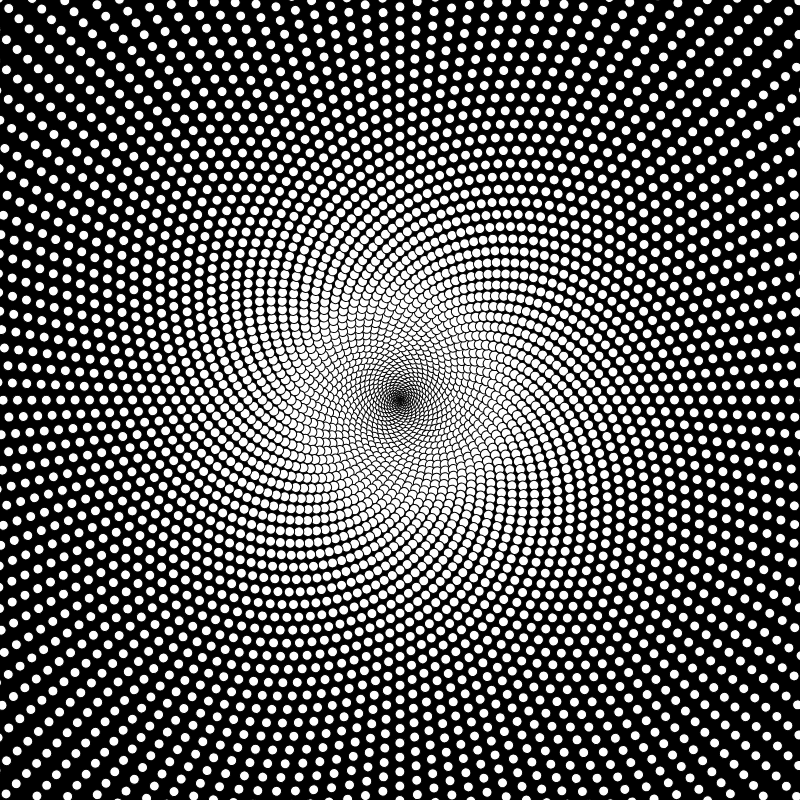
Frame 1 (no input)
Frame 60 (no input): identical to frame 1, image omitted
Frame 120 (the mouse pressed at the canvas centre since frame 60): identical to frame 1, image omitted

The p5.js sketch that drew this single still picture (run headless with seeded random() and noise() and a simulated clock; from frame 60 on, the mouse is pressed at the canvas centre):

// p5.js sketch
// ── sketch.js
/// <reference path="../TSDef/p5.global-mode.d.ts" />

const iterations = 10000;
const phi = 137.5;
let rotation = phi;
let distance = 1;
let distanceModifier = 0.1;
let seedDize = 10;

function setup() {
  createCanvas(800, 800, P2D);
  angleMode(DEGREES);
  background(0);
  translate(width / 2, height / 2);
  ellipse(0, 0, seedDize, seedDize);

  //Calls the generatePattern() function to generate a new seed,
  //then it calculates the values for the next iteration.
  for (let i = 0; i <= iterations; i++) {
    generatePattern(rotation, distance);
    rotation += phi;
    distance += distanceModifier;
    fill(255);
  }
}

//We don't need draw in thie project
function draw() {
}

//This function rotates the grid and generates a seed at the new position
function generatePattern(_rotation, _distance) {
  push();
  rotate(_rotation);
  ellipse(_distance, 0, seedDize, seedDize);
  pop();
}
